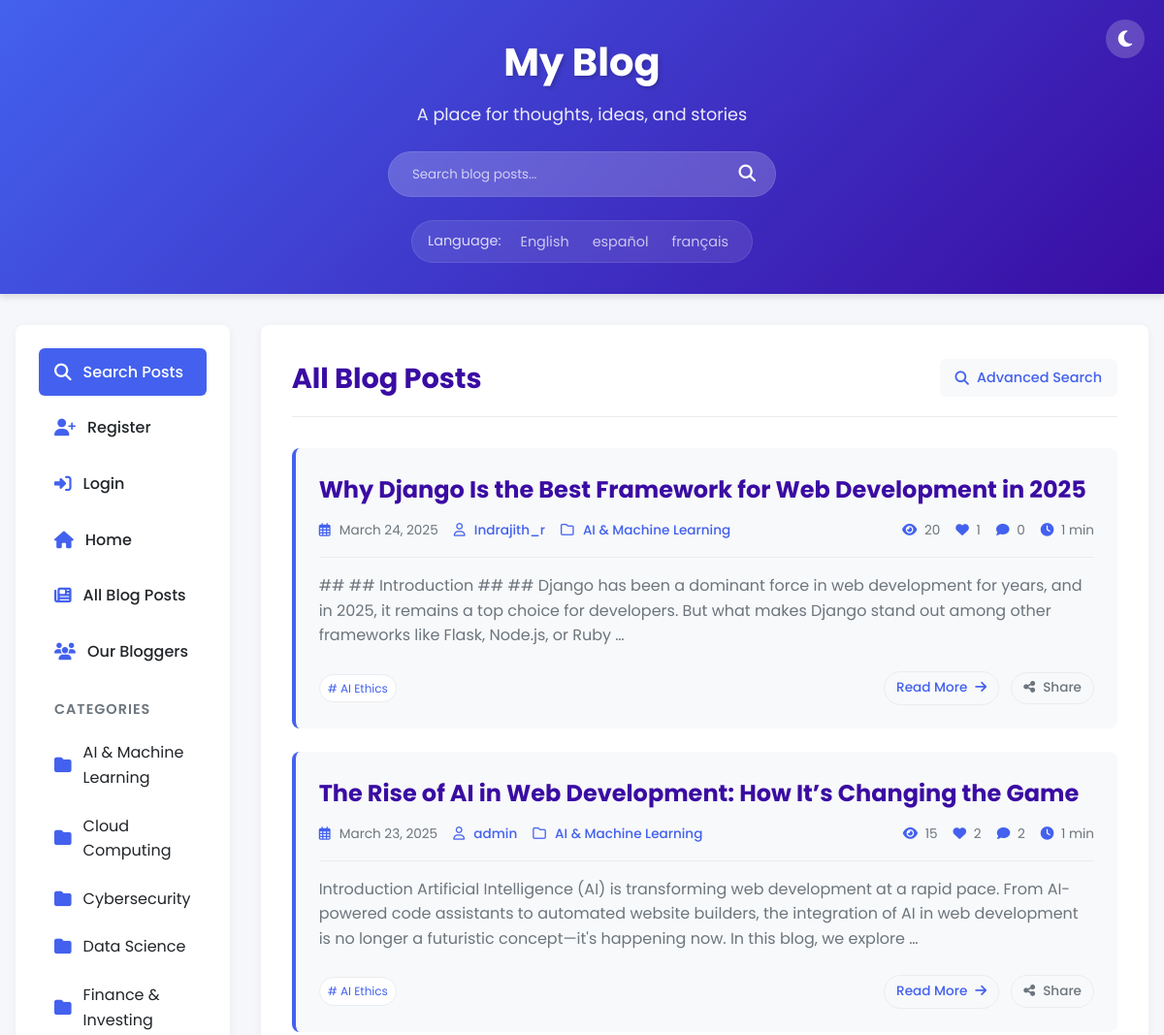
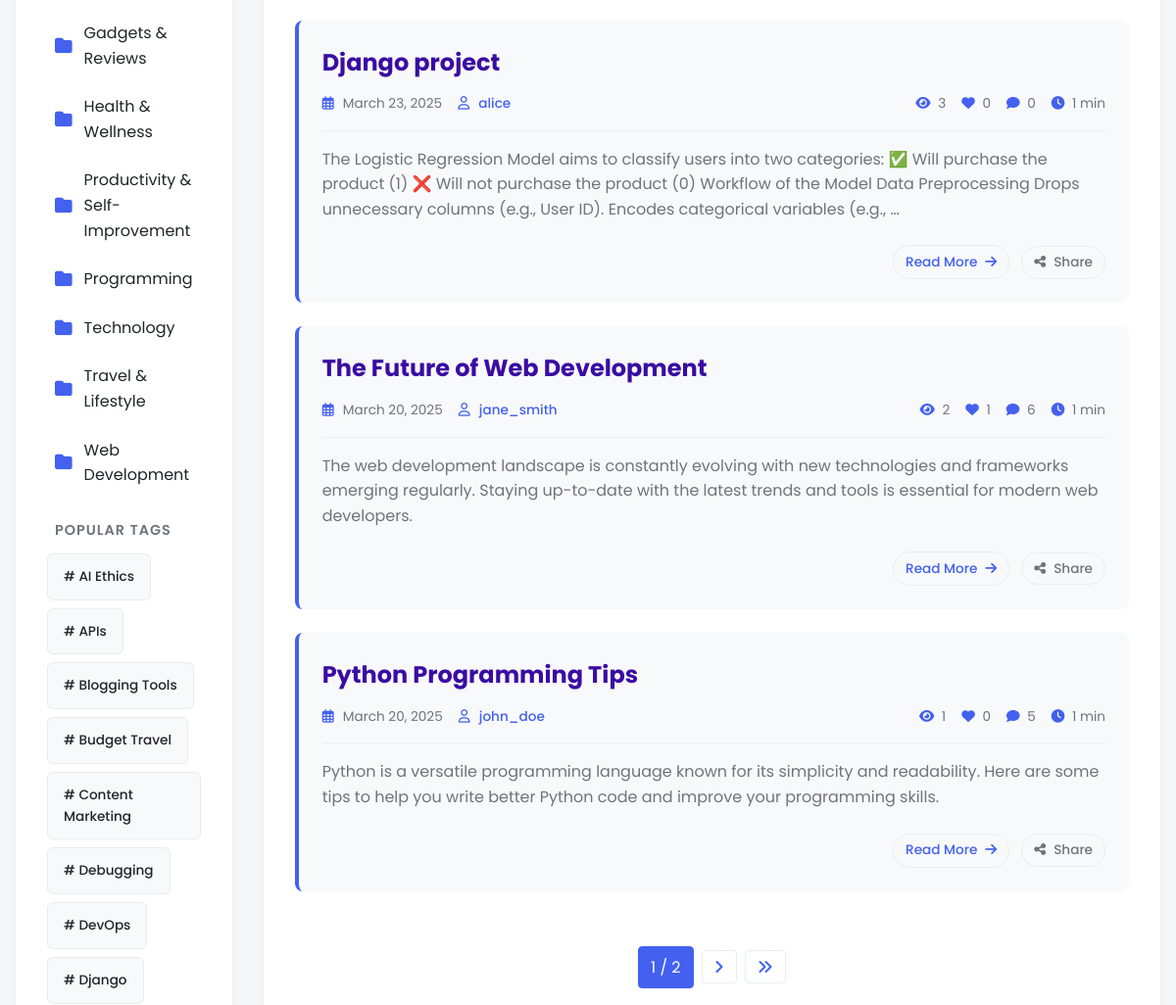
The page /blog/blogs/ (upper part) on the database as committed earlier (2 pictures, top to bottom).
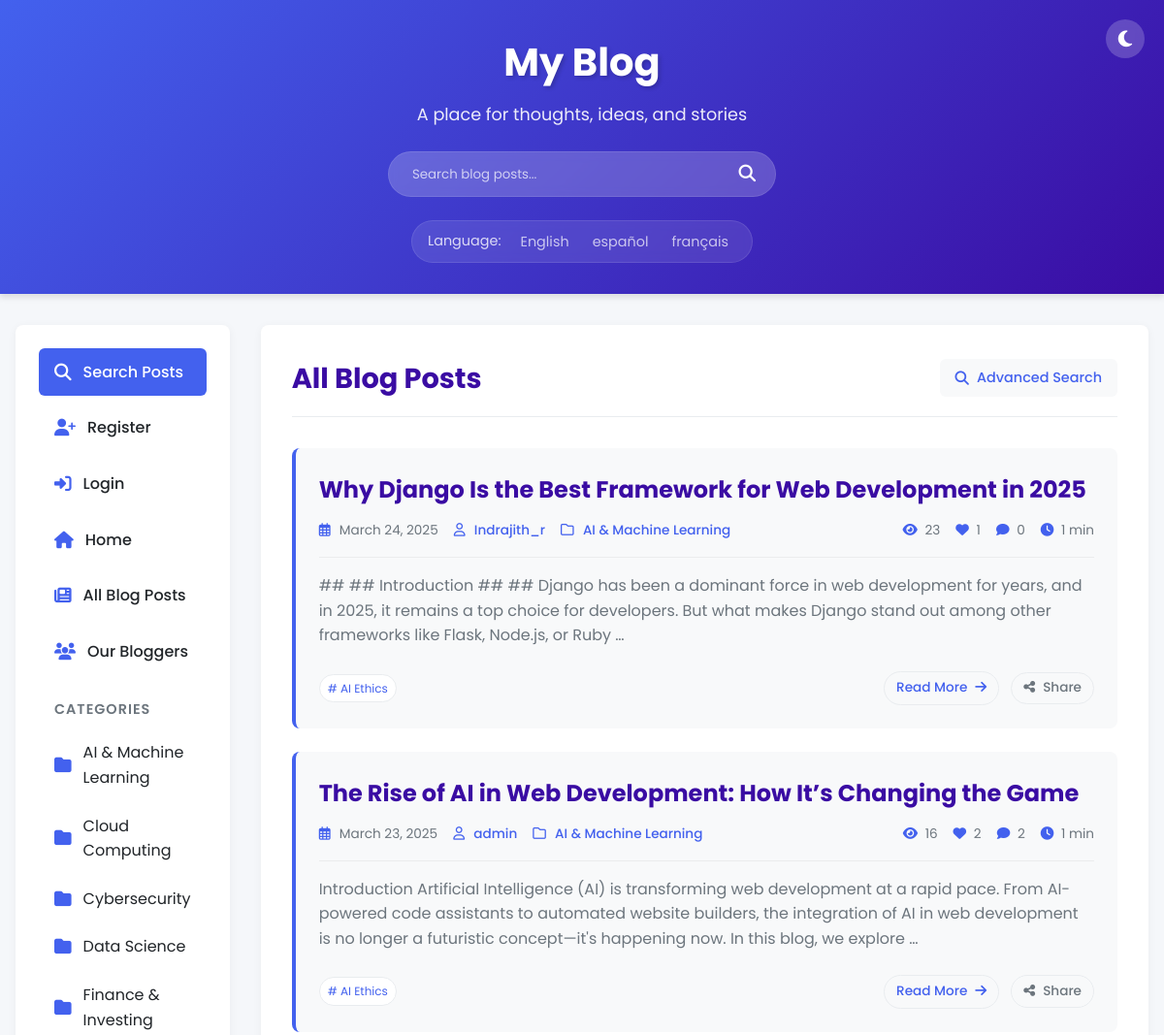
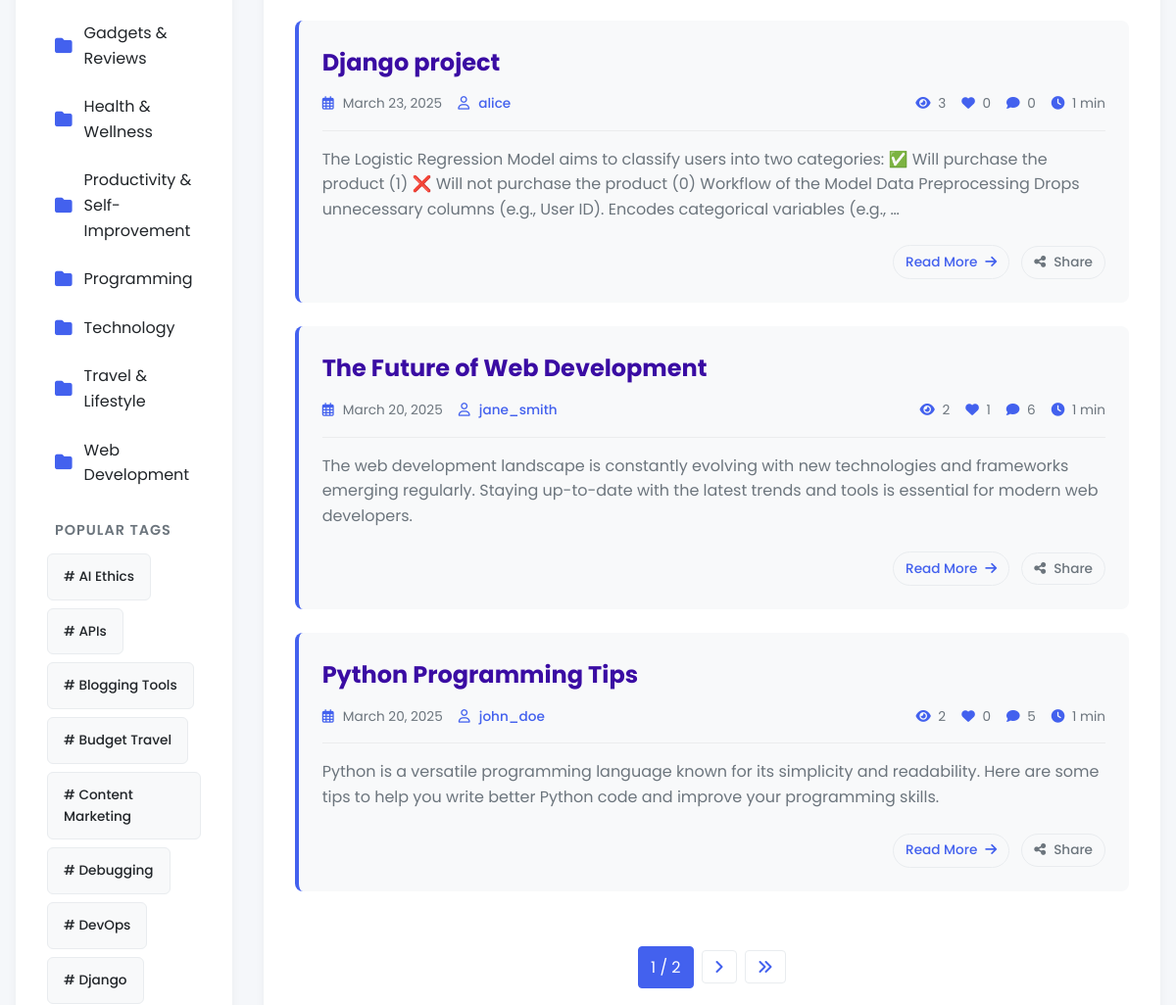
The same page on the database as committed later (2 pictures, top to bottom).
### myapp/models.py (models this page shows, shortened)
class Post(models.Model):
    title = models.CharField(max_length=200)
    content = models.TextField()
    author = models.ForeignKey(User, on_delete=models.CASCADE)
    created_date = models.DateTimeField(default=timezone.now)
    updated_date = models.DateTimeField(auto_now=True)
    likes = models.ManyToManyField(User, related_name='liked_posts', blank=True)
    category = models.ForeignKey(Category, on_delete=models.SET_NULL, null=True, blank=True, related_name='posts')
    tags = models.ManyToManyField(Tag, blank=True, related_name='posts')
    view_count = models.PositiveIntegerField(default=0)
    class Meta:
        ordering = ['-created_date']  # Sort by newest first
    def get_reading_time(self):
        word_count = len(self.content.split())
        reading_time_minutes = max(1, round(word_count / 200))
        return reading_time_minutes

class Category(models.Model):
    name = models.CharField(max_length=100, unique=True)
    slug = models.SlugField(max_length=100, unique=True)
    description = models.TextField(blank=True)
    class Meta:
        verbose_name_plural = "Categories"
        ordering = ['name']

### myapp/views.py (the view)
# urls.py: path('blog/blogs/', views.PostListView.as_view(), name='post-list'),
class PostListView(CategoryTagContextMixin, generic.ListView):
    model = Post
    template_name = 'myapp/post_list.html'
    context_object_name = 'posts'
    paginate_by = 5
    def get_context_data(self, **kwargs):
        context = super().get_context_data(**kwargs)
        context['popular_tags'] = Tag.objects.annotate(
            num_posts=Count('posts')).order_by('-num_posts')[:10]
        return context

### myapp/context_processors.py (called while the page is built)
def language_context(request):
    current_language = translation.get_language()
    return {
        'LANGUAGES': settings.LANGUAGES,
        'LANGUAGE_CODE': current_language,
        'LANGUAGE_BIDI': translation.get_language_info(current_language).get('bidi', False),
    }

### myapp/views.py (called while the page is built)
    def get_context_data(self, **kwargs):
        context = super().get_context_data(**kwargs)
        context['categories'] = Category.objects.all()
        context['popular_tags'] = Tag.objects.annotate(num_posts=Count('posts')).order_by('-num_posts')[:10]
        return context

### myapp/templates/myapp/post_list.html (shortened to what this page needs)
{% extends 'myapp/base.html' %}
{% load i18n %}
{% block content %}
<div class="list-header">
    <h1>{% trans "All Blog Posts" %}</h1>
    <div class="list-actions">
        <a href="{% url 'post-search' %}" class="btn btn-secondary"><i class="fas fa-search"></i> {% trans "Advanced Search" %}</a>
    </div>
</div>
<div class="post-list">
    {% if posts %}
        {% for post in posts %}
            <div class="post-card">
                <h2 class="post-title">
                    <a href="{% url 'post-detail' post.pk %}">{{ post.title }}</a>
                </h2>
                <div class="post-meta">
                    <div class="post-info">
                        <span class="post-date"><i class="far fa-calendar-alt"></i> {{ post.created_date|date:"F d, Y" }}</span>
                        <span class="post-author"><i class="far fa-user"></i> <a href="{% url 'author-detail' post.author.pk %}">{{ post.author.username }}</a></span>
                        {% if post.category %}
                        <span class="post-category"><i class="far fa-folder"></i> <a href="{% url 'category-detail' post.category.slug %}">{{ post.category.name }}</a></span>
                        {% endif %}
                    </div>
                    <div class="post-stats">
                        <span><i class="fas fa-eye"></i> {{ post.view_count }}</span>
                        <span><i class="fas fa-heart"></i> {{ post.likes.count }}</span>
                        <span><i class="fas fa-comment"></i> {{ post.comments.count }}</span>
                        <span><i class="fas fa-clock"></i> {{ post.get_reading_time }} min</span>
                    </div>
                </div>
                <div class="post-content-preview">
                    <p>{{ post.content|truncatewords:40 }}</p>
                </div>
                <div class="post-footer">
                    <div class="post-tags">
                        {% for tag in post.tags.all %}
                            <a href="{% url 'tag-detail' tag.slug %}" class="post-tag"># {{ tag.name }}</a>
                        {% endfor %}
                    </div>
                    <div class="post-actions">
                        <a href="{% url 'post-detail' post.pk %}" class="btn btn-read-more">{% trans "Read More" %} <i class="fas fa-arrow-right"></i></a>
                        <div class="share-dropdown">
                            <button class="btn btn-share"><i class="fas fa-share-alt"></i> {% trans "Share" %}</button>
                        </div>
                    </div>
                </div>
            </div>
        {% endfor %}
        <div class="pagination">
            <span class="step-links">
                <span class="current">
                    {{ page_obj.number }} / {{ page_obj.paginator.num_pages }}
                </span>
                {% if page_obj.has_next %}
                    <a href="?page={{ page_obj.next_page_number }}"><i class="fas fa-angle-right"></i></a>
                    <a href="?page={{ page_obj.paginator.num_pages }}"><i class="fas fa-angle-double-right"></i></a>
                {% endif %}
            </span>
        </div>
    {% endif %}
</div>
{% endblock %}

Rows that differ between the two databases and show on the page:
changed Post "Why Django Is the Best Framework for Web Development in 2025": view_count "20" → "23"
changed Post "The Rise of AI in Web Development: How It’s Changing the Game": view_count "15" → "16"
changed Post "Python Programming Tips": view_count "1" → "2"
